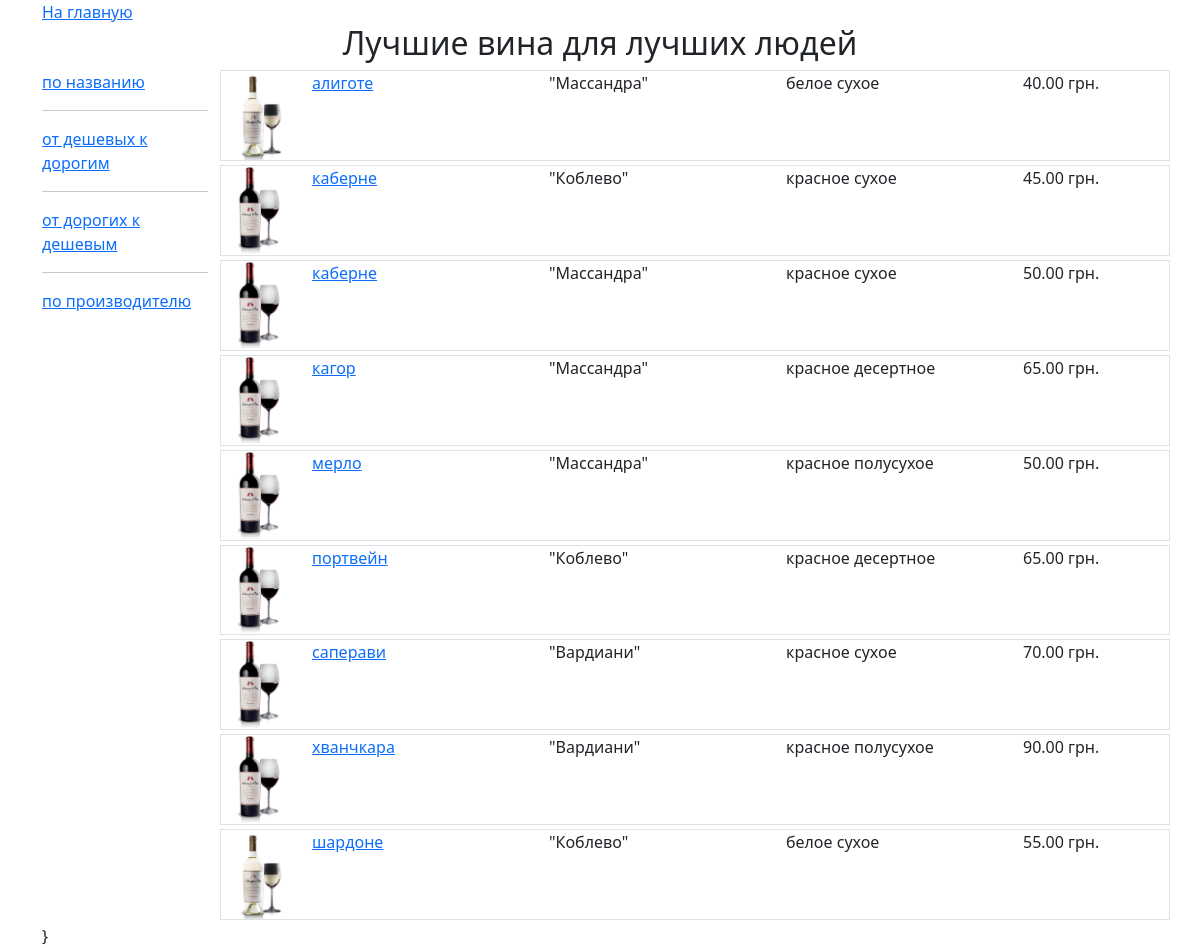
Page /index/byname on the committed database.
### flask_alchemy_vines/app.py (models this page shows)
class Vine(db.Model):
    __tablename__ = 'VINES'
    id = db.Column(db.Integer, primary_key=True)
    name = db.Column(db.String(80))
    price = db.Column(db.Float)
    sorted_id = db.Column(db.Integer, db.ForeignKey('SORTS.id'))
    sort = db.relationship('Sort', backref=db.backref('vines'))
    producer_id = db.Column(db.Integer, db.ForeignKey('PRODUCERS.id'))
    producer = db.relationship('Producer', backref=db.backref('vines'))
    def __str__(self):
        return self.name

class Producer(db.Model):
    __tablename__ = 'PRODUCERS'
    id = db.Column(db.Integer, primary_key=True)
    name = db.Column(db.String(80))
    def __str__(self):
        return f'\"{self.name}\"'

class Sort(db.Model):
    __tablename__ = 'SORTS'
    id = db.Column(db.Integer, primary_key=True)
    name = db.Column(db.String(80))
    def __str__(self):
        return self.name

### flask_alchemy_vines/app.py (the view)
@app.route('/index')
@app.route('/index/<string:sort_type>')
def index(sort_type=None):
    vines = Vine.query.all()
    if sort_type == 'byname':
        vines.sort(key=lambda x: x.name)
    if sort_type == 'bypricelow':
        vines.sort(key=lambda x: x.price)
    if sort_type == 'bypricehigh':
        vines.sort(key=lambda x: -x.price)
    if sort_type == 'byproducer':
        vines.sort(key=lambda x: (x.producer.name, x.name))
    return render_template('index.html', vines=vines)

### flask_alchemy_vines/templates/index.html (shortened to what this page needs)
{% extends 'base.html' %}
{% block header %}
Лучшие вина для лучших людей
{% endblock %}
{% block content %}
<div class="col-2">
	<a href="{{ url_for('index', sort_type='byname') }}">по названию</a><br><hr>
	<a href="{{ url_for('index', sort_type='bypricelow') }}">от дешевых к дорогим </a><br><hr>
	<a href="{{ url_for('index', sort_type='bypricehigh') }}">от дорогих к дешевым  </a><br><hr>
	<a href="{{ url_for('index', sort_type='byproducer') }}">по производителю  </a>
</div>
<div class="col-10">
{% for vine in vines %}
<div class="row border mb-1">
	{% set picture = 'red.png' if 'красное' in vine.sort.name else 'white.png' %}
	<div class="col-1">
		<img class="img-fluid"
			 src="{{ url_for('static', filename='img/' + picture) }}">
	</div>
	<div class="col-3">
		<p><a href="{{ url_for('vine', pk=vine.id) }}"> {{ vine }}</a></p>
	</div>
	<div class="col-3">
	<p>{{ vine.producer }}</p><br>
	</div>
	<div class="col-3">
	<p>{{ vine.sort }}</p><br>
	</div>
	<div class="col-2">
	<p>{{ '%.2f'|format(vine.price) }} грн.</p><br>
	</div>
</div>
{% endfor %}
</div>
{% endblock %}

### rows in the picture
Vine: name "алиготе", producer "\"Массандра\"", sort "белое сухое", price "40.00"
Vine: name "каберне", producer "\"Коблево\"", sort "красное сухое", price "45.00"
Vine: name "каберне", producer "\"Массандра\"", sort "красное сухое", price "50.00"
Vine: name "кагор", producer "\"Массандра\"", sort "красное десертное", price "65.00"
Vine: name "мерло", producer "\"Массандра\"", sort "красное полусухое", price "50.00"
Vine: name "портвейн", producer "\"Коблево\"", sort "красное десертное", price "65.00"
Vine: name "саперави", producer "\"Вардиани\"", sort "красное сухое", price "70.00"
Vine: name "хванчкара", producer "\"Вардиани\"", sort "красное полусухое", price "90.00"
Vine: name "шардоне", producer "\"Коблево\"", sort "белое сухое", price "55.00"
